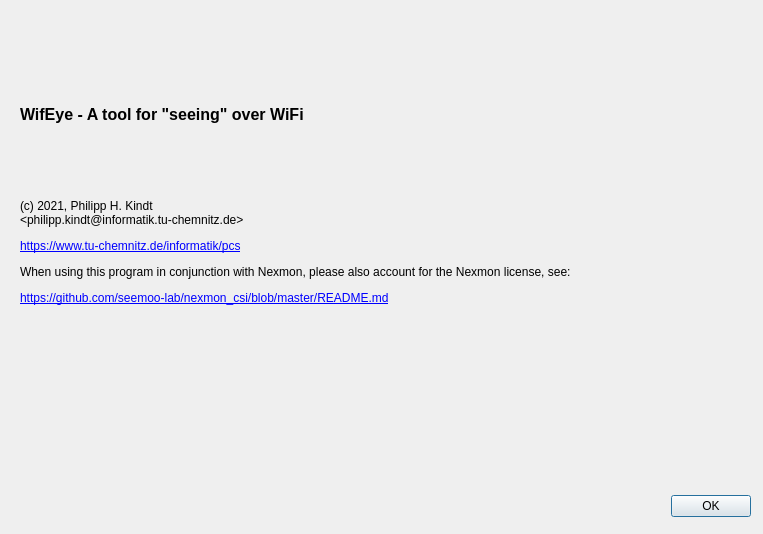
<?xml version="1.0" encoding="UTF-8"?>
<ui version="4.0">
 <class>DialogAbout</class>
 <widget class="QDialog" name="DialogAbout">
  <property name="geometry">
   <rect>
    <x>0</x>
    <y>0</y>
    <width>763</width>
    <height>534</height>
   </rect>
  </property>
  <property name="windowTitle">
   <string>About</string>
  </property>
  <widget class="QDialogButtonBox" name="buttonBox">
   <property name="geometry">
    <rect>
     <x>670</x>
     <y>490</y>
     <width>81</width>
     <height>32</height>
    </rect>
   </property>
   <property name="orientation">
    <enum>Qt::Horizontal</enum>
   </property>
   <property name="standardButtons">
    <set>QDialogButtonBox::Ok</set>
   </property>
  </widget>
  <widget class="QLabel" name="label">
   <property name="geometry">
    <rect>
     <x>20</x>
     <y>10</y>
     <width>711</width>
     <height>391</height>
    </rect>
   </property>
   <property name="text">
    <string>&lt;html&gt;&lt;head/&gt;&lt;body&gt;&lt;p&gt;&lt;span style=&quot; font-size:12pt; font-weight:600;&quot;&gt;WifEye - A tool for &amp;quot;seeing&amp;quot; over WiFi&lt;br/&gt;&lt;br/&gt;&lt;br/&gt;&lt;/span&gt;&lt;img src=&quot;:/icons/icons/logo.png&quot;/&gt;&lt;/p&gt;&lt;p&gt;&lt;br/&gt;(c) 2021, Philipp H. Kindt&lt;br/&gt;&amp;lt;philipp.kindt@informatik.tu-chemnitz.de&amp;gt;&lt;/p&gt;&lt;p&gt;&lt;a href=&quot;https://www.tu-chemnitz.de/informatik/pcs/index.php.en&quot;&gt;&lt;span style=&quot; text-decoration: underline; color:#0000ff;&quot;&gt;https://www.tu-chemnitz.de/informatik/pcs&lt;/span&gt;&lt;/a&gt;&lt;/p&gt;&lt;p&gt;When using this program in conjunction with Nexmon, please also account for the Nexmon license, see:&lt;/p&gt;&lt;p&gt;&lt;a href=&quot;https://github.com/seemoo-lab/nexmon_csi/blob/master/README.md&quot;&gt;&lt;span style=&quot; text-decoration: underline; color:#0000ff;&quot;&gt;https://github.com/seemoo-lab/nexmon_csi/blob/master/README.md&lt;/span&gt;&lt;/a&gt;&lt;/p&gt;&lt;/body&gt;&lt;/html&gt;</string>
   </property>
  </widget>
 </widget>
 <resources/>
 <connections>
  <connection>
   <sender>buttonBox</sender>
   <signal>accepted()</signal>
   <receiver>DialogAbout</receiver>
   <slot>close()</slot>
   <hints>
    <hint type="sourcelabel">
     <x>710</x>
     <y>505</y>
    </hint>
    <hint type="destinationlabel">
     <x>381</x>
     <y>266</y>
    </hint>
   </hints>
  </connection>
 </connections>
</ui>
